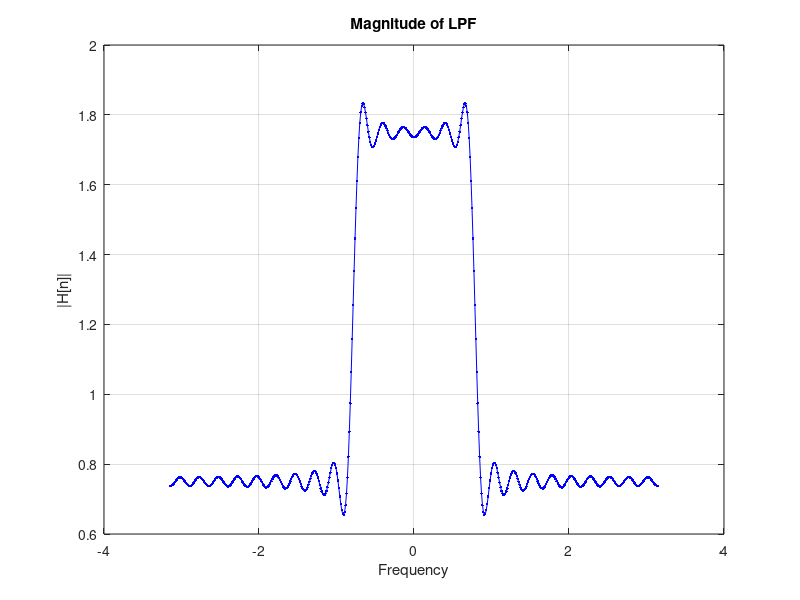

Reproduce this figure in MATLAB.


%% Question

% Design a low pass filter with parameters

N  = 25;     % Sample Size
n  = [-N:N];   % Time range
wc = pi/4;   % Cutoff Frequency

ss = 2*pi/512;            % step size
w  = -pi:ss:pi;            % frequency

h = sin(wc*n) ./ (pi*n); % lowpass filter impulse response
h(N+1) = 1;                % Get rid of infinity at the middle n=0



% initialize result
H_fft = zeros(size(w));

%% Solution

for k = 1:length(w)
   
    % sample DTFT to get DFT
    % so that we can plot it
    H_fft(k) = sum ( h .* exp(-1i*w(k)*n) );
    
end

%% Plot

plot(w,abs(H_fft),'.-b');
title('Magnitude of LPF')
% Set axis labels
xlabel('Frequency');
ylabel('|H[n]|');
grid on



